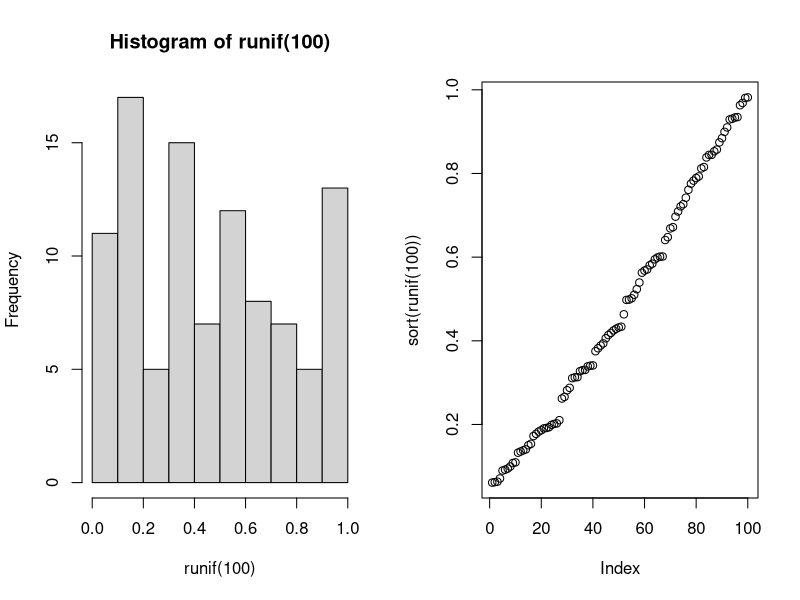
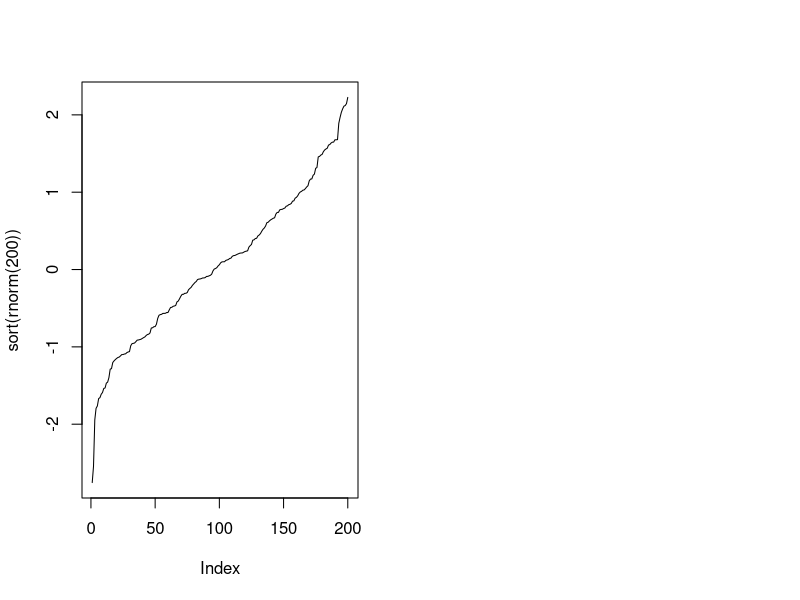

Write the R code that produced these figures, in order. (Note: this script raises an error after producing the figures.)
## ---- chunk 1
par(mfcol=c(1,2))
hist(runif(100))
plot(sort(runif(100)))
## ---- chunk 2
summary(rnorm(250))
## ---- chunk 3
plot(sort(rnorm(200)), type='l')
## ---- chunk 4
data(iris)
kable(head(iris))
